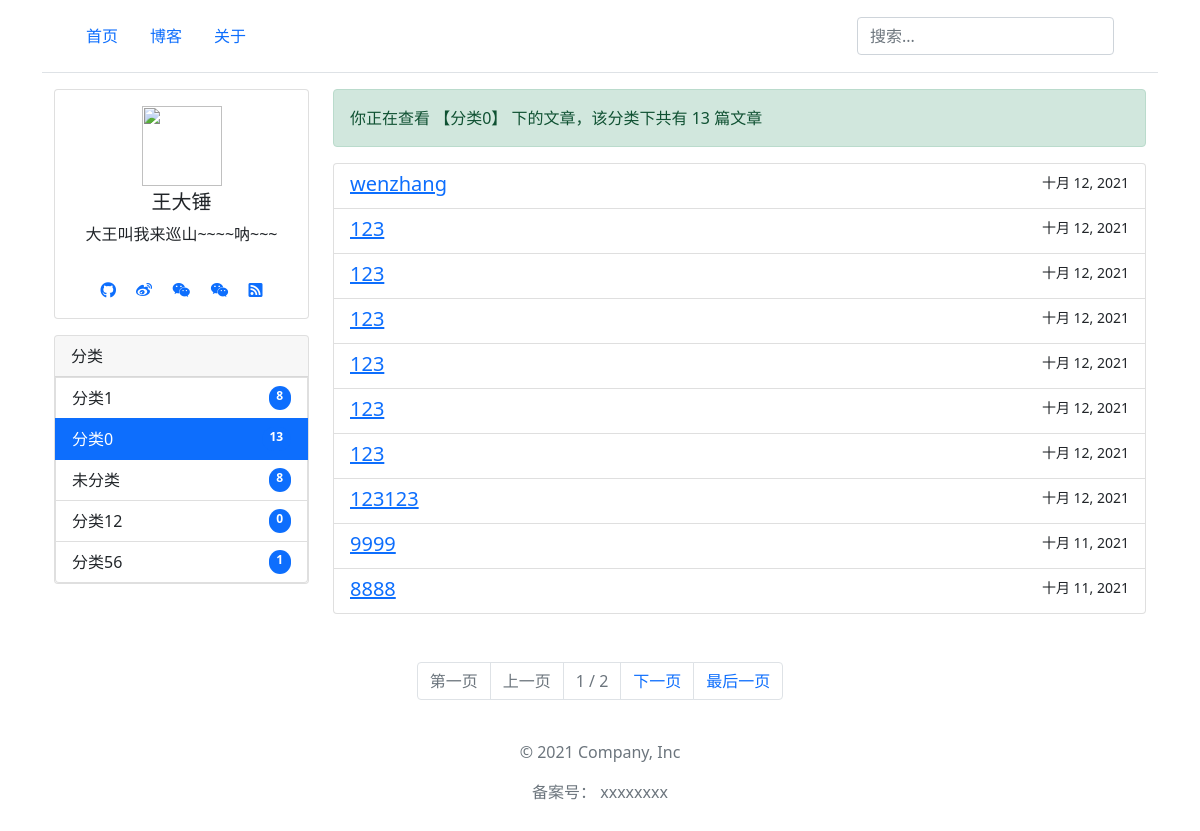
Page /blog/3/ on the committed database.
### blog/models.py (models this page shows, shortened)
class Category(models.Model):
    name = models.CharField('分类名', max_length=64)
    sort = models.SmallIntegerField('权重', default=0, help_text="数字越大，排名越靠前")
    article_count = models.IntegerField('文章数', default=0, help_text="该分类下，有多少篇文章")
    created = models.DateTimeField(verbose_name='添加时间', auto_now_add=True)
    modified = models.DateTimeField(verbose_name='修改时间', default=timezone.now)
    def get_absolute_url(self):
        return reverse('category-detail', kwargs={'pk': self.pk})
    class Meta:  # 按sort排序
        ordering = ['-sort']
        verbose_name = "分类"
        verbose_name_plural = verbose_name

class Article(models.Model):
    title = models.CharField('文章标题', max_length=128)
    sort = models.SmallIntegerField('权重', default=0, help_text="数字越大，排名越靠前；首先根据该值排序，若文章的该值一样，那最新的文章排前面")
    category = models.ForeignKey(Category, verbose_name='文章分类', on_delete=models.SET_DEFAULT, default=category_haveNo,
                                 related_name="articles")
    is_public = models.BooleanField('是否公开', default=True, help_text="文章是否公开展示，不勾选就对外隐藏")
    is_original = models.BooleanField('是否原创', default=True, help_text="文章是否原创，不勾选就是转载")
    content_markdown = models.TextField('文章内容markdown', null=True, blank=True)
    content_html = models.TextField('文章内容html', null=True, blank=True, help_text="返回给客户端(根据markdown自动生成的，不要手动修改)")
    keywords = models.CharField('seo的keywords', max_length=640, blank=True, null=True)
    description = models.CharField('seo的description', max_length=640, blank=True, null=True)
    click = models.PositiveIntegerField('点击量', default=0)
    created = models.DateTimeField(verbose_name='添加时间', auto_now_add=True)
    modified = models.DateTimeField(verbose_name='修改时间', default=timezone.now)
    def get_absolute_url(self):
        return reverse('article-detail', kwargs={'pk': self.pk})
    @staticmethod
    def get_public_article():
        return Article.objects.filter(is_public=True)
    class Meta:
        ordering = ['-sort', '-created']  # 按照sort、created排序，sort权重更高
        verbose_name = "文章"
        verbose_name_plural = verbose_name

### blog/views.py (the view)
# urls.py: path('blog', ArticleListView.as_view(), name="article-list"),
class ArticleListView(ListView):
    paginate_by = 10
    def get_queryset(self):
        pk = self.kwargs.get("pk", None)
        q = self.request.GET.get('q', None)  # 搜索关键词
        if pk:
            articles = Article.get_public_article().filter(category=pk)
        else:
            articles = Article.get_public_article()
        if q:
            articles = articles.filter(Q(title__contains=q) | Q(content_markdown__contains=q))
        return articles
    def get_context_data(self, **kwargs):
        context = super().get_context_data(**kwargs)
        context['SITE_CONFIG'] = settings.SITE_CONFIG  # 网站配置信息
        context['category'] = Category.objects.all()  # 网站分类
        context['q'] = self.request.GET.get('q', None)  # 搜索关键词
        category_id = self.kwargs.get("pk", None)   # 分类id
        if category_id:
            context['category_item'] = Category.objects.get(pk=category_id)
        return context

### templates/blog/article_list.html (shortened to what this page needs)
{% extends "base.html" %}
{% block content %}
<div class="container">
  <div class="row">
    <div class="col-3 d-none d-md-block">
     <div class="row">
         <div class="col">
             {% include 'user_info.html' %}
         </div>
     </div>
          <div class="row mt-3">
         <div class="col">
             {% include 'category.html' %}
         </div>
     </div>
    </div>
    <div class="col">
    {% if category_item %}
    <div class="alert alert-success" role="alert">
       你正在查看 【{{ category_item.name }}】 下的文章，该分类下共有 {{ category_item.article_count }} 篇文章
    </div>
    {% endif %}
      <ul class="list-group">
        {% for article in object_list %}
            <li class="list-group-item list-group-item-action">
                <div class="d-flex w-100 justify-content-between">
                    <h5 class="mb-1">
                        <a target="_blank" href="{{ article.get_absolute_url }}"> {{ article.title }}</a>
                    </h5>
                    <small>{{ article.created|date }}</small>
                </div>
            </li>
    {% empty %}
        <li>内容为空。</li>
    {% endfor %}
    </ul>
    </div>
  </div>
</div>
<nav aria-label="Page navigation" class="mt-5">
  <ul class="pagination justify-content-center">
    {% if page_obj.has_previous %}
        <li class="page-item"><a class="page-link" href="?page=1">第一页</a></li>
        <li class="page-item"><a class="page-link" href="?page={{ page_obj.previous_page_number }}">上一页</a></li>
    {% else %}
        <li class="page-item disabled"><a class="page-link" href="#">第一页</a></li>
        <li class="page-item disabled"><a class="page-link" href="#">上一页</a></li>
    {% endif %}
 <li class="page-item disabled">
      <a class="page-link">  {{ page_obj.number }} / {{ page_obj.paginator.num_pages }}</a>
    </li>
    {% if page_obj.has_next %}
        <li class="page-item"><a class="page-link" href="?page={{ page_obj.next_page_number }}">下一页</a></li>
        <li class="page-item"><a class="page-link" href="?page={{ page_obj.paginator.num_pages }}">最后一页</a></li>
    {% else %}
        <li class="page-item disabled"><a class="page-link" href="#">下一页</a></li>
        <li class="page-item disabled"><a class="page-link" href="#">最后一页</a></li>
    {% endif %}
  </ul>
</nav>
{% endblock %}

### templates/category.html
<div class="card"  >
  <div class="card-header">
    分类
  </div>
    {% for item in category %}
<a href="{{ item.get_absolute_url }}" class="list-group-item list-group-item-action {% if request.path == item.get_absolute_url %}active{% endif %}" >
    <div class="d-flex w-100 justify-content-between">
   {{ item.name }}
    <span class="badge bg-primary rounded-pill">{{ item.article_count }}</span>
    </div>
  </a>
{% empty %}
    啥都没有
{% endfor %}
</div>

### rows in the picture
Category: name "分类1", article_count "8"
Category: name "分类0", article_count "13"
Category: name "未分类", article_count "8"
Category: name "分类12", article_count "0"
Category: name "分类56", article_count "1"
Article: title "wenzhang", created "十月 12, 2021"
Article: title "123", created "十月 12, 2021"
Article: title "123", created "十月 12, 2021"
Article: title "123", created "十月 12, 2021"
Article: title "123", created "十月 12, 2021"
Article: title "123", created "十月 12, 2021"
Article: title "123", created "十月 12, 2021"
Article: title "123123", created "十月 12, 2021"
Article: title "9999", created "十月 11, 2021"
Article: title "8888", created "十月 11, 2021"

### other values in the picture
{{ SITE_CONFIG.我的信息.名字 }} "王大锤"
{{ SITE_CONFIG.我的信息.座右铭 }} "大王叫我来巡山~~~~呐~~~"
{{ page_obj.number }} "1"
{{ page_obj.paginator.num_pages }} "2"
